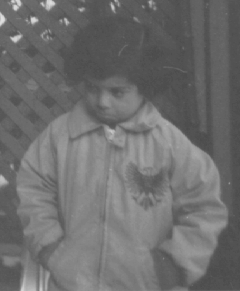
%> input picture images/pout.bmp, 240 x 291 px
$ octave FDF_highpass.m   (GNU Octave 9; MATLAB toolbox functions it lacks are replaced by stand-ins)
%> lines starting %> are read from the running program, lines starting %| are printed output that depends on the picture
rows = 2;
cols = 4;
frequency = 40;

% 输入图像 pout.bmp、Girl.bmp
img1 = imread("images\pout.bmp");
%> img1 is the input picture: size 291x240 uint8; min 74, max 224, mean 110.3
img2 = imread("images\Girl.bmp");
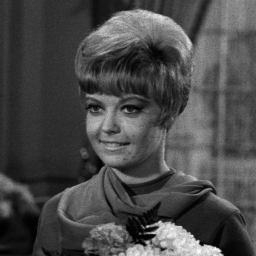
%> input picture images/Girl.bmp, 256 x 256 px
%> img2 is the input picture: size 256x256 uint8; min 0, max 254, mean 73.6
subplot(rows, cols, 1); imshow(img1, []); title("Pout");
subplot(rows, cols, cols + 1); imshow(img2, []); title("Girl");

% 使用理想高通滤波器
ihpf1 = idealHighPassFilter(img1, frequency);
ihpf2 = idealHighPassFilter(img2, frequency);
subplot(rows, cols, 2); imshow(ihpf1, []); title("Pout (IHPF)");
subplot(rows, cols, cols + 2); imshow(ihpf2, []); title("Girl (IHPF)");

% 使用巴特沃斯高通滤波器
bhpf1 = butterworthHighPassFilter(img1, frequency);
bhpf2 = butterworthHighPassFilter(img2, frequency);
subplot(rows, cols, 3); imshow(bhpf1, []); title("Pout (BHPF)");
subplot(rows, cols, cols + 3); imshow(bhpf2, []); title("Girl (BHPF)");

% 使用高斯高通滤波器
ghpf1 = gaussianHighPassFilter(img1, frequency);
ghpf2 = gaussianHighPassFilter(img2, frequency);
subplot(rows, cols, 4); imshow(ghpf1, []); title("Pout (GHPF)");
subplot(rows, cols, cols + 4); imshow(ghpf2, []); title("Girl (GHPF)");

% 滤波器实现
function result = frequencyFilter(img, filterGen) % 频域滤波器通用代码
    [h, w] = size(img);
%> h = 291; w = 240
    [X, Y] = meshgrid(-w / 2 : w / 2 - 1, -h / 2 : h / 2 - 1);
    dist = hypot(X, Y);
    filter = filterGen(dist); % 使用 filterGen 函数根据 dist 生成滤镜
    f = fftshift(fft2(img));
    result = f .* filter;
    result = abs(ifft2(ifftshift(result)));
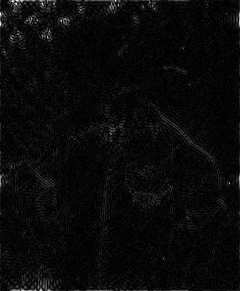
%> result: size 291x240 double; min 0.000791, max 59.06, mean 2.4; drawn with min black and max white
end

function result = idealHighPassFilter(img, frequency) % 理想高通滤波器
    result = frequencyFilter(img, @(dist) dist > frequency);
%> in frequencyFilter (call 2), `result = abs(ifft2(ifftshift(result)));`:
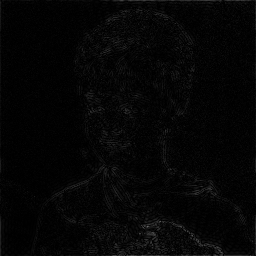
%> result: size 256x256 double; min 8.06e-05, max 105.9, mean 5.6
end

function result = butterworthHighPassFilter(img, frequency) % 巴特沃斯高通滤波器
    result = frequencyFilter(img, @(dist) 1 - 1 ./ (1 + ((dist ./ frequency) .^ 2)));
%> in frequencyFilter (call 3), `result = abs(ifft2(ifftshift(result)));`:
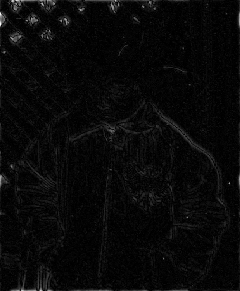
%> result: size 291x240 double; min 0.000691, max 53.95, mean 2; drawn with min black and max white
%> in frequencyFilter (call 4), `result = abs(ifft2(ifftshift(result)));`:
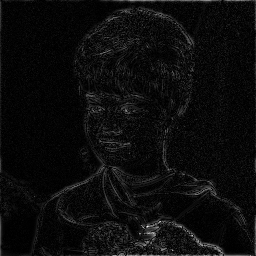
%> result: size 256x256 double; min 1.62e-05, max 95.71, mean 4.7; drawn with min black and max white
end

function result = gaussianHighPassFilter(img, frequency) % 高斯高通滤波器
    result = frequencyFilter(img, @(dist) 1 - exp(- (dist ./ frequency) .^ 2));
end
